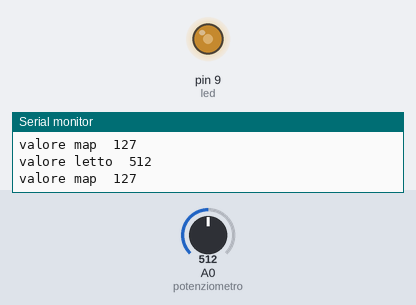
Bench run of a sketch on a simulated Arduino Uno, built with avr-gcc and run on an emulated ATmega328P. On the bench: output pins drawn as LEDs (lit = HIGH), the last lines printed to the serial monitor. The test bench sets the inputs (shaded band); at power-on: A0 (potenziometro) = 512.

Above: at 1.8 s.
1.9 s: A0 (potenziometro) set to 716
At 2.6 s:
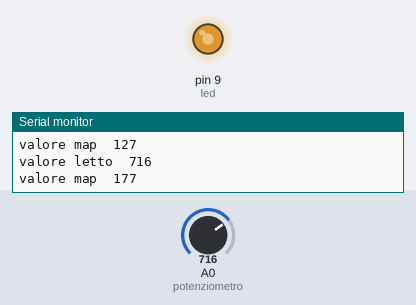
3.5 s: A0 (potenziometro) set to 900
At 5.2 s:
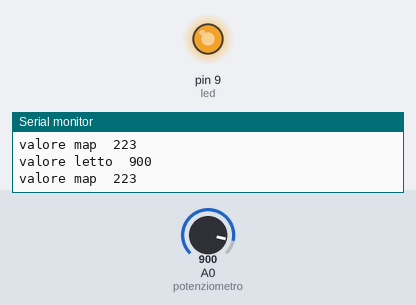
5.5 s: A0 (potenziometro) set to 122
At 6.9 s:
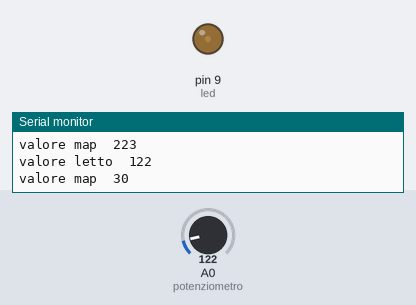
7.5 s: A0 (potenziometro) set to 0
At 8.5 s:
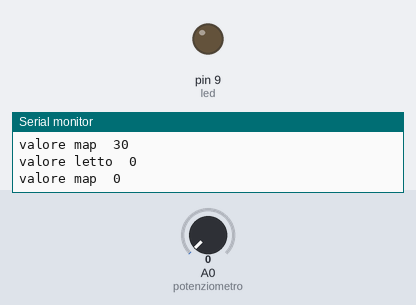
Timing chart, 0 to 10.5 s (numbered marks = the images above; inputs shaded):
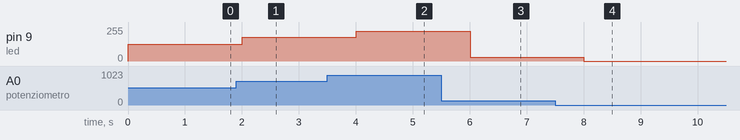

The sketch:

comando_map.ino
```cpp
int potenziometro = A0;
int led = 9;
int inputVal = 0;

void setup() {
  Serial.begin(9600);
  pinMode(led, OUTPUT);
}

void loop() {
  int valore = analogRead(potenziometro);
  inputVal = map(valore, 0, 1023, 0, 254);
  Serial.print("valore letto  ");
  Serial.println(valore);
  Serial.print("valore map  ");
  Serial.println(inputVal);
  analogWrite(led, inputVal);
  delay(1000);
}
```

Measured:
- after the input at 1.9 s, pin 9 (led): 127/255 → 177/255 after 0.10 s
- after the input at 3.5 s, pin 9 (led): 177/255 → 223/255 after 0.50 s
- after the input at 5.5 s, pin 9 (led): 223/255 → 30/255 after 0.51 s
- after the input at 7.5 s, pin 9 (led): 30/255 → 0/255 after 0.51 s
